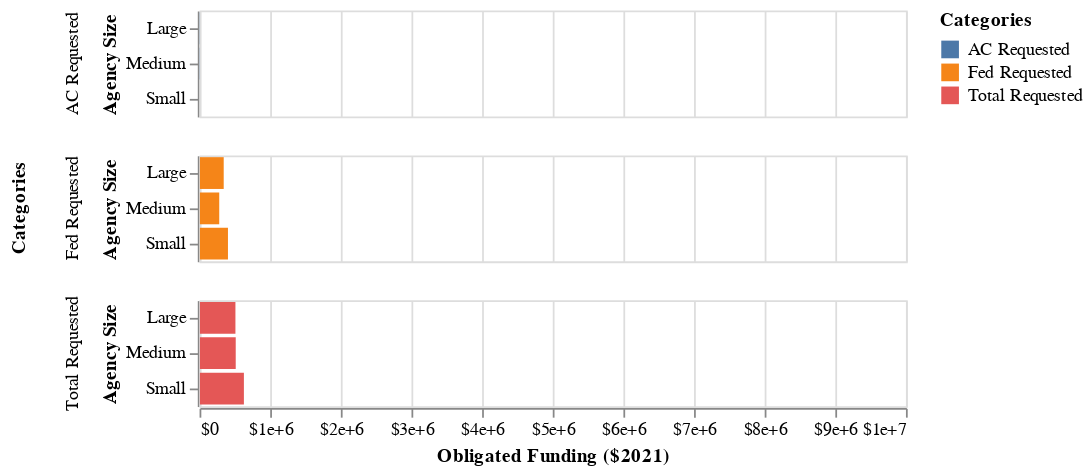

Notebook code cell kept with this figure:
### Code cell
work_cat = ['active_transp', 'transit', 'bridge', 'street','freeway', 'infra_resiliency_er',
       'congestion_relief']

for i in work_cat:
    subset = (df>>filter(_[i]==1))

    #generate chart:
    
    subset_3= ((subset.groupby(['agency_size']).agg({i:'sum',
                                                     'process_days':'mean',
                                                     'adjusted_total_requested':'mean',
                                                     'adjusted_fed_requested':'mean',
                                                     'adjusted_ac_requested':'mean'}).reset_index())>>arrange(-_[i])).head(5)
    
    subset_3 =subset_3.rename(columns = {'agency_size':'Agency Size',
                                         'adjusted_total_requested':'Total Requested',
                                         'adjusted_fed_requested':'Fed Requested',
                                         'adjusted_ac_requested':'AC Requested'})
    
    subset_4 = pd.melt(subset_3, id_vars=['Agency Size'],
        value_vars=['Total Requested','Fed Requested','AC Requested'],
        var_name='Categories', value_name='value'
       )
    
    chart = (alt.Chart(subset_4).mark_bar().encode(
        x=alt.X('value', axis=alt.Axis(format='$', title='Obligated Funding ($2021)'), scale=alt.Scale(domain=(-5000, 10000000))),
        y=alt.Y("Agency Size"),
        color='Categories:N',
        row='Categories:N'
    ))
    
    display(Markdown(f'**Breakdown {_dla_utils.labeling(i)} Projects**'))
    display(subset_3.style.format(formatter={('process_days'): "{:.2f}",
                                             ('Total Requested'): "${:.2f}",
                                             ('Fed Requested'): "${:.2f}",
                                             ('AC Requested'): "${:.2f}"}))
    display(chart)

### Figure 1 — Vega-Lite specification as saved in the notebook (floating-point values rounded to 4 significant figures)
{"config": {"view": {"continuousWidth": 400, "continuousHeight": 300}}, "data": {"name": "data-6bb0cbf9100bc65d14f1915a6f648405"}, "mark": "bar", "encoding": {"color": {"field": "Categories", "type": "nominal"}, "row": {"field": "Categories", "type": "nominal"}, "x": {"axis": {"format": "$", "title": "Obligated Funding ($2021)"}, "field": "value", "scale": {"domain": [-5000, 10000000]}, "type": "quantitative"}, "y": {"field": "Agency Size", "type": "nominal"}}, "$schema": "https://vega.github.io/schema/vega-lite/v4.17.0.json", "datasets": {"data-6bb0cbf9100bc65d14f1915a6f648405": [{"Agency Size": "Large", "Categories": "Total Requested", "value": 503000.0}, {"Agency Size": "Medium", "Categories": "Total Requested", "value": 507200.0}, {"Agency Size": "Small", "Categories": "Total Requested", "value": 623000.0}, {"Agency Size": "Large", "Categories": "Fed Requested", "value": 337100.0}, {"Agency Size": "Medium", "Categories": "Fed Requested", "value": 273800.0}, {"Agency Size": "Small", "Categories": "Fed Requested", "value": 397300.0}, {"Agency Size": "Large", "Categories": "AC Requested", "value": -2422.0}, {"Agency Size": "Medium", "Categories": "AC Requested", "value": -2491.0}, {"Agency Size": "Small", "Categories": "AC Requested", "value": 6.96}]}}
